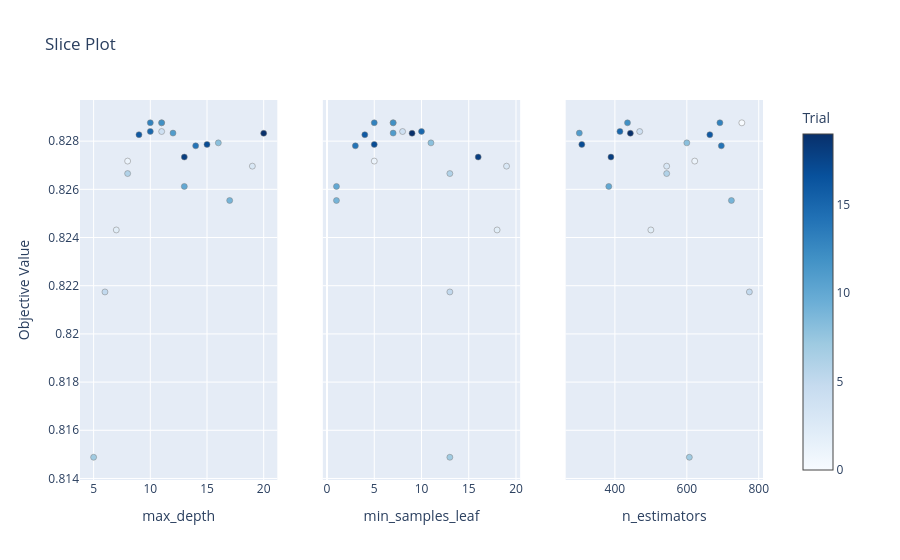

Notebook code cell kept with this figure:
### Code cell
# 3. Slice Plot
plot_slice(study2).show()

### Figure 1 — Plotly figure (JSON) as saved in the notebook; plotly's stock layout.template omitted (floating-point values rounded to 4 significant figures)
{"data": [{"marker": {"color": [0, 1, 2, 3, 4, 5, 6, 7, 8, 9, 10, 11, 12, 13, 14, 15, 16, 17, 18, 19], "colorbar": {"title": {"text": "Trial"}, "x": 1, "xpad": 40}, "colorscale": [[0, "rgb(247,251,255)"], [0.125, "rgb(222,235,247)"], [0.25, "rgb(198,219,239)"], [0.375, "rgb(158,202,225)"], [0.5, "rgb(107,174,214)"], [0.625, "rgb(66,146,198)"], [0.75, "rgb(33,113,181)"], [0.875, "rgb(8,81,156)"], [1, "rgb(8,48,107)"]], "line": {"color": "Grey", "width": 0.5}, "showscale": true}, "mode": "markers", "name": "Feasible Trial", "showlegend": false, "type": "scatter", "x": [11, 8, 7, 19, 11, 6, 8, 5, 16, 17, 13, 12, 11, 10, 14, 10, 9, 15, 13, 20], "xaxis": "x", "y": [0.8288, 0.8272, 0.8243, 0.827, 0.8284, 0.8217, 0.8267, 0.8149, 0.8279, 0.8255, 0.8261, 0.8283, 0.8288, 0.8288, 0.8278, 0.8284, 0.8283, 0.8279, 0.8273, 0.8283], "yaxis": "y"}, {"marker": {"color": [0, 1, 2, 3, 4, 5, 6, 7, 8, 9, 10, 11, 12, 13, 14, 15, 16, 17, 18, 19], "colorbar": {"title": {"text": "Trial"}, "x": 1, "xpad": 40}, "colorscale": [[0, "rgb(247,251,255)"], [0.125, "rgb(222,235,247)"], [0.25, "rgb(198,219,239)"], [0.375, "rgb(158,202,225)"], [0.5, "rgb(107,174,214)"], [0.625, "rgb(66,146,198)"], [0.75, "rgb(33,113,181)"], [0.875, "rgb(8,81,156)"], [1, "rgb(8,48,107)"]], "line": {"color": "Grey", "width": 0.5}, "showscale": false}, "mode": "markers", "name": "Feasible Trial", "showlegend": false, "type": "scatter", "x": [7, 5, 18, 19, 8, 13, 13, 13, 11, 1, 1, 7, 7, 5, 3, 10, 4, 5, 16, 9], "xaxis": "x2", "y": [0.8288, 0.8272, 0.8243, 0.827, 0.8284, 0.8217, 0.8267, 0.8149, 0.8279, 0.8255, 0.8261, 0.8283, 0.8288, 0.8288, 0.8278, 0.8284, 0.8283, 0.8279, 0.8273, 0.8283], "yaxis": "y2"}, {"marker": {"color": [0, 1, 2, 3, 4, 5, 6, 7, 8, 9, 10, 11, 12, 13, 14, 15, 16, 17, 18, 19], "colorbar": {"title": {"text": "Trial"}, "x": 1, "xpad": 40}, "colorscale": [[0, "rgb(247,251,255)"], [0.125, "rgb(222,235,247)"], [0.25, "rgb(198,219,239)"], [0.375, "rgb(158,202,225)"], [0.5, "rgb(107,174,214)"], [0.625, "rgb(66,146,198)"], [0.75, "rgb(33,113,181)"], [0.875, "rgb(8,81,156)"], [1, "rgb(8,48,107)"]], "line": {"color": "Grey", "width": 0.5}, "showscale": false}, "mode": "markers", "name": "Feasible Trial", "showlegend": false, "type": "scatter", "x": [753, 622, 500, 544, 469, 774, 544, 607, 600, 724, 383, 301, 435, 692, 696, 414, 664, 308, 389, 443], "xaxis": "x3", "y": [0.8288, 0.8272, 0.8243, 0.827, 0.8284, 0.8217, 0.8267, 0.8149, 0.8279, 0.8255, 0.8261, 0.8283, 0.8288, 0.8288, 0.8278, 0.8284, 0.8283, 0.8279, 0.8273, 0.8283], "yaxis": "y3"}], "layout": {"title": {"text": "Slice Plot"}, "xaxis": {"anchor": "y", "domain": [0, 0.2889], "title": {"text": "max_depth"}}, "xaxis2": {"anchor": "y2", "domain": [0.3556, 0.6444], "title": {"text": "min_samples_leaf"}}, "xaxis3": {"anchor": "y3", "domain": [0.7111, 1], "title": {"text": "n_estimators"}}, "yaxis": {"anchor": "x", "domain": [0, 1], "title": {"text": "Objective Value"}}, "yaxis2": {"anchor": "x2", "domain": [0, 1], "matches": "y", "showticklabels": false}, "yaxis3": {"anchor": "x3", "domain": [0, 1], "matches": "y", "showticklabels": false}}}
